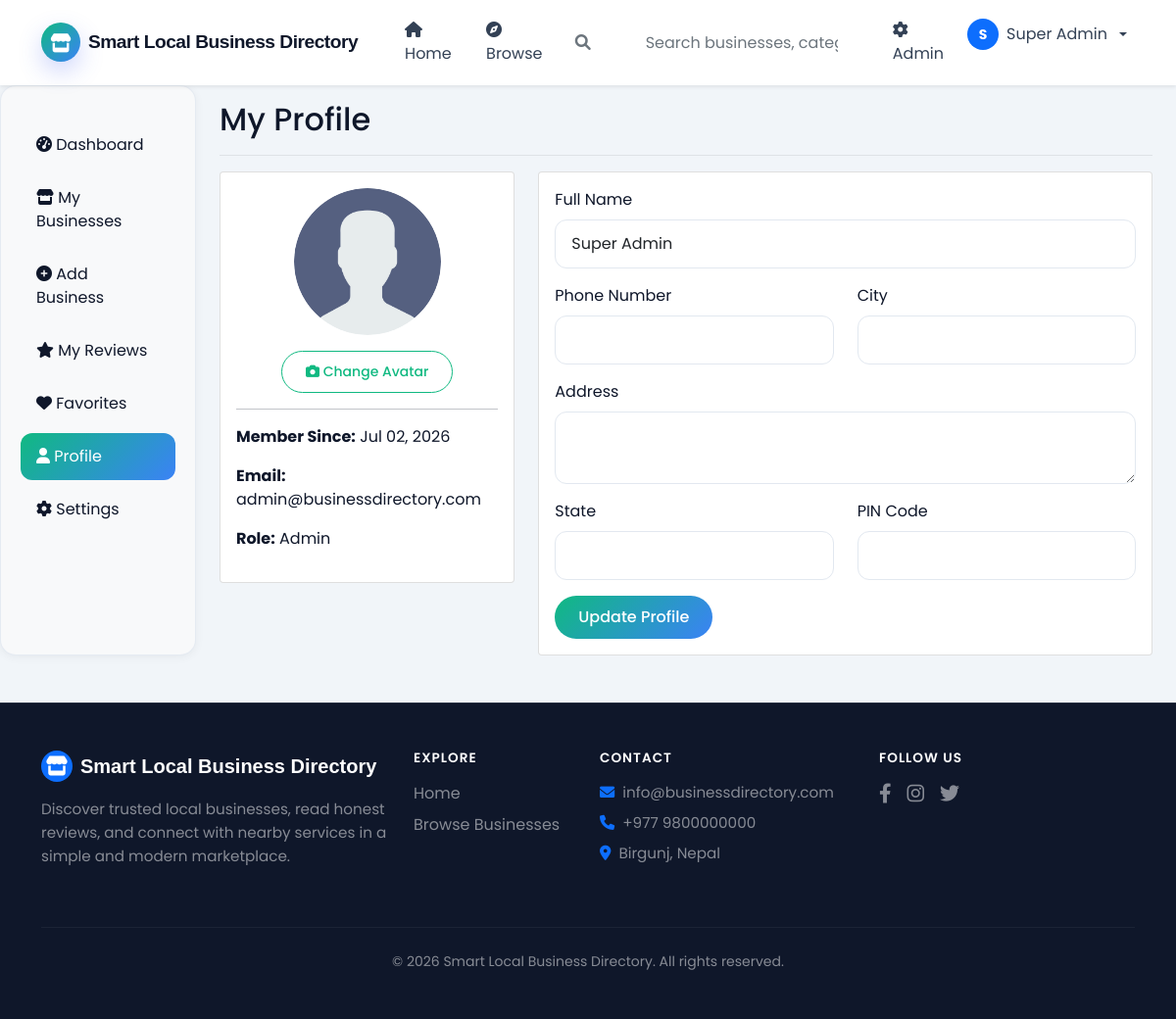
/smart-business-directory/dashboard/profile.php (signed in), run on the app's committed database.
### tables this page shows
CREATE TABLE system_settings (
    setting_id INT PRIMARY KEY AUTO_INCREMENT,
    setting_key VARCHAR(100) UNIQUE NOT NULL,
    setting_value TEXT,
    setting_type ENUM('text', 'number', 'boolean', 'json', 'file') DEFAULT 'text',
    description TEXT,
    updated_by INT,
    updated_at TIMESTAMP DEFAULT CURRENT_TIMESTAMP ON UPDATE CURRENT_TIMESTAMP,
    FOREIGN KEY (updated_by) REFERENCES users(user_id) ON DELETE SET NULL,
    INDEX idx_key (setting_key)
);

CREATE TABLE users (
    user_id INT PRIMARY KEY AUTO_INCREMENT,
    fullname VARCHAR(100) NOT NULL,
    email VARCHAR(100) UNIQUE NOT NULL,
    password VARCHAR(255) NOT NULL,
    phone VARCHAR(20),
    alternative_phone VARCHAR(20),
    address TEXT,
    city VARCHAR(100),
    state VARCHAR(100),
    pincode VARCHAR(10),
    latitude DECIMAL(10,8),
    longitude DECIMAL(11,8),
    role ENUM('admin', 'business_owner', 'user') DEFAULT 'user',
    profile_image VARCHAR(255) DEFAULT 'default-avatar.png',
    email_verified BOOLEAN DEFAULT FALSE,
    phone_verified BOOLEAN DEFAULT FALSE,
    verification_token VARCHAR(100),
    reset_token VARCHAR(100),
    reset_expires DATETIME,
    is_active BOOLEAN DEFAULT TRUE,
    last_login DATETIME,
    login_attempts INT DEFAULT 0,
    created_at TIMESTAMP DEFAULT CURRENT_TIMESTAMP,
    updated_at TIMESTAMP DEFAULT CURRENT_TIMESTAMP ON UPDATE CURRENT_TIMESTAMP,
    INDEX idx_email (email),
    INDEX idx_role (role),
    INDEX idx_city (city),
    INDEX idx_status (is_active)
);

### smart-business-directory/includes/config.php (called while the page is built, shortened)
<?php
$conn = @mysqli_connect(DB_HOST, DB_USER, DB_PASS, DB_NAME);
mysqli_set_charset($conn, "utf8mb4");
function getSetting($key, $default = '') {
    global $conn;
    $key = mysqli_real_escape_string($conn, $key);
    $query = "SELECT setting_value FROM system_settings WHERE setting_key = '$key'";
    $result = mysqli_query($conn, $query);
    if ($row = mysqli_fetch_assoc($result)) {
        $value = json_decode($row['setting_value'], true);
        return isset($value['value']) ? $value['value'] : $default;
    }
    return $default;
}
?>

### smart-business-directory/includes/functions.php (called while the page is built, shortened)
<?php
require_once 'config.php';
function isLoggedIn() {
    return isset($_SESSION['user_id']) && isset($_SESSION['logged_in']) && $_SESSION['logged_in'] === true;
}
function hasRole($role) {
    return isLoggedIn() && isset($_SESSION['role']) && $_SESSION['role'] == $role;
}
function isAdmin() {
    return hasRole('admin');
}
function getUserById($user_id) {
    global $conn;
    $query = "SELECT * FROM users WHERE user_id = $user_id";
    $result = mysqli_query($conn, $query);
    return mysqli_fetch_assoc($result);
}
?>

### smart-business-directory/includes/session.php (called while the page is built, shortened)
<?php
require_once 'config.php';
require_once 'functions.php';
$user_id = $_SESSION['user_id'];
$query = "SELECT * FROM users WHERE user_id = $user_id";
$result = mysqli_query($conn, $query);
?>

### smart-business-directory/dashboard/profile.php (the view, shortened to what this page needs)
<?php
require_once '../includes/config.php';
require_once '../includes/functions.php';
require_once '../includes/session.php';
$user_id = $_SESSION['user_id'];
$user_data = getUserById($user_id);
include '../includes/navbar.php';
?>
<div class="container-fluid">
    <div class="row">
        <nav class="col-md-2 d-md-block bg-light sidebar">
            <div class="position-sticky pt-3">
                <ul class="nav flex-column">
                    <li class="nav-item"><a class="nav-link" href="index.php"><i class="fas fa-tachometer-alt"></i> Dashboard</a></li>
                    <li class="nav-item"><a class="nav-link" href="my-businesses.php"><i class="fas fa-store"></i> My Businesses</a></li>
                    <li class="nav-item"><a class="nav-link" href="add-business.php"><i class="fas fa-plus-circle"></i> Add Business</a></li>
                    <li class="nav-item"><a class="nav-link" href="my-reviews.php"><i class="fas fa-star"></i> My Reviews</a></li>
                    <li class="nav-item"><a class="nav-link" href="favorites.php"><i class="fas fa-heart"></i> Favorites</a></li>
                    <li class="nav-item"><a class="nav-link active" href="profile.php"><i class="fas fa-user"></i> Profile</a></li>
                    <li class="nav-item"><a class="nav-link" href="settings.php"><i class="fas fa-cog"></i> Settings</a></li>
                </ul>
            </div>
        </nav>
        <main class="col-md-10 ms-sm-auto px-md-4">
            <div class="d-flex justify-content-between flex-wrap flex-md-nowrap align-items-center pt-3 pb-2 mb-3 border-bottom">
                <h1 class="h2">My Profile</h1>
            </div>
            <div class="row">
                <div class="col-md-4">
                    <div class="card text-center">
                        <div class="card-body">
                            <img src="<?php echo UPLOAD_URL . 'avatars/' . ($user_data['profile_image'] ?? 'default-avatar.png'); ?>"
                                 class="rounded-circle mb-3" width="150" height="150" style="object-fit: cover;" id="avatarPreview">
                            <form method="POST" enctype="multipart/form-data">
                                <button type="button" class="btn btn-outline-primary btn-sm" onclick="document.getElementById('avatarInput').click()">
                                    <i class="fas fa-camera"></i> Change Avatar
                                </button>
                                <hr>
                                <div class="text-start">
                                    <p><strong>Member Since:</strong> <?php echo date('M d, Y', strtotime($user_data['created_at'])); ?></p>
                                    <p><strong>Email:</strong> <?php echo $user_data['email']; ?></p>
                                    <p><strong>Role:</strong> <?php echo ucfirst($user_data['role']); ?></p>
                                </div>
                            </form>
                        </div>
                    </div>
                </div>
                <div class="col-md-8">
                    <div class="card">
                        <div class="card-body">
                            <form method="POST" enctype="multipart/form-data">
                                <div class="row">
                                    <div class="col-md-12 mb-3">
                                        <label class="form-label">Full Name</label>
                                        <input type="text" name="fullname" class="form-control" value="<?php echo $user_data['fullname']; ?>" required>
                                    </div>
                                    <div class="col-md-6 mb-3">
                                        <label class="form-label">Phone Number</label>
                                        <input type="tel" name="phone" class="form-control" value="<?php echo $user_data['phone']; ?>">
                                    </div>
                                    <div class="col-md-6 mb-3">
                                        <label class="form-label">City</label>
                                        <input type="text" name="city" class="form-control" value="<?php echo $user_data['city']; ?>">
                                    </div>
                                    <div class="col-md-12 mb-3">
                                        <label class="form-label">Address</label>
                                        <textarea name="address" class="form-control" rows="2"><?php echo $user_data['address']; ?></textarea>
                                    </div>
                                    <div class="col-md-6 mb-3">
                                        <label class="form-label">State</label>
                                        <input type="text" name="state" class="form-control" value="<?php echo $user_data['state']; ?>">
                                    </div>
                                    <div class="col-md-6 mb-3">
                                        <label class="form-label">PIN Code</label>
                                        <input type="text" name="pincode" class="form-control" value="<?php echo $user_data['pincode']; ?>">
                                    </div>
                                </div>
                                <button type="submit" class="btn btn-primary">Update Profile</button>
                            </form>
                        </div>
                    </div>
                </div>
            </div>
        </main>
    </div>
</div>
<?php include '../includes/footer.php'; ?>

### smart-business-directory/includes/navbar.php (shortened to what this page needs)
<?php
$site_name = getSetting('site_name');
?>
<!DOCTYPE html>
<html lang="en">
<head>
    <link href="https://cdn.jsdelivr.net/npm/bootstrap@5.1.3/dist/css/bootstrap.min.css" rel="stylesheet">
    <link rel="stylesheet" href="https://cdnjs.cloudflare.com/ajax/libs/font-awesome/6.0.0/css/all.min.css">
    <link rel="stylesheet" href="<?php echo SITE_URL; ?>assets/css/style.css">
</head>
<body>
<nav class="navbar navbar-expand-lg site-navbar sticky-top shadow-sm" style="background: rgba(15, 23, 42, 0.95); backdrop-filter: blur(10px); border-bottom: 1px solid rgba(255,255,255,0.1);">
    <div class="container">
        <a class="navbar-brand text-white fw-bold d-flex align-items-center gap-2" href="<?php echo SITE_URL; ?>">
            <span class="brand-mark bg-primary text-white rounded-circle d-flex align-items-center justify-content-center" style="width: 40px; height: 40px;"><i class="fas fa-store"></i></span>
            <span style="font-family: 'Outfit', sans-serif; letter-spacing: -0.5px;"><?php echo $site_name ?: 'LocalConnect'; ?></span>
        </a>
        <div class="collapse navbar-collapse" id="navbarMain">
            <ul class="navbar-nav me-auto mb-2 mb-lg-0 gap-2 ms-lg-4">
                <li class="nav-item">
                    <a class="nav-link text-white-50 hover-white transition" href="<?php echo SITE_URL; ?>">
                        <i class="fas fa-home me-1"></i>Home
                    </a>
                </li>
                <li class="nav-item">
                    <a class="nav-link text-white-50 hover-white transition" href="<?php echo SITE_URL; ?>businesses.php">
                        <i class="fas fa-compass me-1"></i>Browse
                    </a>
                </li>
            </ul>
            <form class="site-search me-3 position-relative" action="<?php echo SITE_URL; ?>search.php" method="GET" id="searchForm" style="min-width: 300px;">
                <div class="input-group">
                    <span class="input-group-text bg-white border-end-0 rounded-start-pill ps-3 text-muted" style="border-color: rgba(255,255,255,0.2);">
                        <i class="fas fa-search"></i>
                    </span>
                    <input class="form-control border-start-0 rounded-end-pill shadow-none" type="search" name="q" placeholder="Search businesses, categories..." aria-label="Search" id="searchInput" style="background: white; border-color: rgba(255,255,255,0.2);">
                </div>
            </form>
            <ul class="navbar-nav ms-auto gap-2">
                <?php if(isLoggedIn()): ?>
                    <?php if(isAdmin()): ?>
                    <li class="nav-item">
                        <a class="nav-link text-white-50 hover-white transition" href="<?php echo SITE_URL; ?>admin/">
                            <i class="fas fa-cog me-1"></i>Admin
                        </a>
                    </li>
                    <?php endif; ?>
                    <li class="nav-item dropdown">
                        <a class="nav-link dropdown-toggle text-white d-flex align-items-center gap-2" href="#" id="userDropdown" role="button" data-bs-toggle="dropdown">
                            <div class="rounded-circle bg-primary text-white d-flex align-items-center justify-content-center fw-bold" style="width: 32px; height: 32px; font-size: 14px;">
                                <?php echo substr($_SESSION['fullname'], 0, 1); ?>
                            </div>
                            <?php echo $_SESSION['fullname']; ?>
                        </a>
                    </li>
                <?php endif; ?>
            </ul>
        </div>
    </div>
</nav>

### smart-business-directory/includes/footer.php (shortened to what this page needs)
    <footer class="site-footer mt-5 text-white" style="background: #0f172a; border-top: 1px solid rgba(255,255,255,0.1);">
        <div class="container py-5">
            <div class="row g-4 align-items-start">
                <div class="col-lg-4">
                    <h5 class="fw-bold mb-3 d-flex align-items-center gap-2">
                        <span class="bg-primary text-white rounded-circle d-flex align-items-center justify-content-center" style="width: 32px; height: 32px;"><i class="fas fa-store"></i></span>
                        <span style="font-family: 'Outfit', sans-serif;"><?php echo getSetting('site_name') ?: 'LocalConnect'; ?></span>
                    </h5>
                    <p class="text-white-50 mb-0" style="font-size: 0.95rem; line-height: 1.6;">Discover trusted local businesses, read honest reviews, and connect with nearby services in a simple and modern marketplace.</p>
                </div>
                <div class="col-lg-2 col-md-4">
                    <h6 class="fw-semibold mb-3 text-uppercase" style="letter-spacing: 1px; font-size: 0.85rem;">Explore</h6>
                    <ul class="list-unstyled">
                        <li class="mb-2"><a href="<?php echo SITE_URL; ?>" class="text-white-50 text-decoration-none hover-white transition">Home</a></li>
                        <li class="mb-2"><a href="<?php echo SITE_URL; ?>businesses.php" class="text-white-50 text-decoration-none hover-white transition">Browse Businesses</a></li>
                    </ul>
                </div>
                <div class="col-lg-3 col-md-4">
                    <h6 class="fw-semibold mb-3 text-uppercase" style="letter-spacing: 1px; font-size: 0.85rem;">Contact</h6>
                    <ul class="list-unstyled text-white-50" style="font-size: 0.95rem;">
                        <li class="mb-2"><i class="fas fa-envelope me-2 text-primary"></i><?php echo getSetting('contact_email') ?: 'info@localconnect.com'; ?></li>
                        <li class="mb-2"><i class="fas fa-phone me-2 text-primary"></i><?php echo getSetting('contact_phone') ?: '+977 9812345678'; ?></li>
                        <li><i class="fas fa-map-marker-alt me-2 text-primary"></i>Birgunj, Nepal</li>
                    </ul>
                </div>
                <div class="col-lg-3 col-md-4">
                    <h6 class="fw-semibold mb-3 text-uppercase" style="letter-spacing: 1px; font-size: 0.85rem;">Follow Us</h6>
                    <div class="d-flex gap-3 flex-wrap">
                        <a href="#" class="text-white-50 hover-white transition" aria-label="Facebook"><i class="fab fa-facebook-f fa-lg"></i></a>
                        <a href="#" class="text-white-50 hover-white transition" aria-label="Instagram"><i class="fab fa-instagram fa-lg"></i></a>
                        <a href="#" class="text-white-50 hover-white transition" aria-label="Twitter"><i class="fab fa-twitter fa-lg"></i></a>
                    </div>
                </div>
            </div>
            <div class="footer-bottom mt-5 pt-4" style="border-top: 1px solid rgba(255,255,255,0.05);">
                <div class="d-flex justify-content-center align-items-center flex-wrap">
                    <p class="mb-0 text-white-50 small text-center">&copy; <?php echo date('Y'); ?> <?php echo getSetting('site_name') ?: 'LocalConnect'; ?>. All rights reserved.</p>
                </div>
            </div>
        </div>
    </footer>
</body>
</html>

### data on the page
system_settings: setting_value "Smart Local Business Directory"
users: profile_image (placeholder picture), created_at "Jul 02, 2026", email "admin@businessdirectory.com", role "Admin", fullname "Super Admin"
system_settings: setting_value "info@businessdirectory.com"
system_settings: setting_value "+977 9800000000"

### other printed values
substr($_SESSION['fullname'], 0, 1) "S"
$_SESSION['fullname'] "Super Admin"
